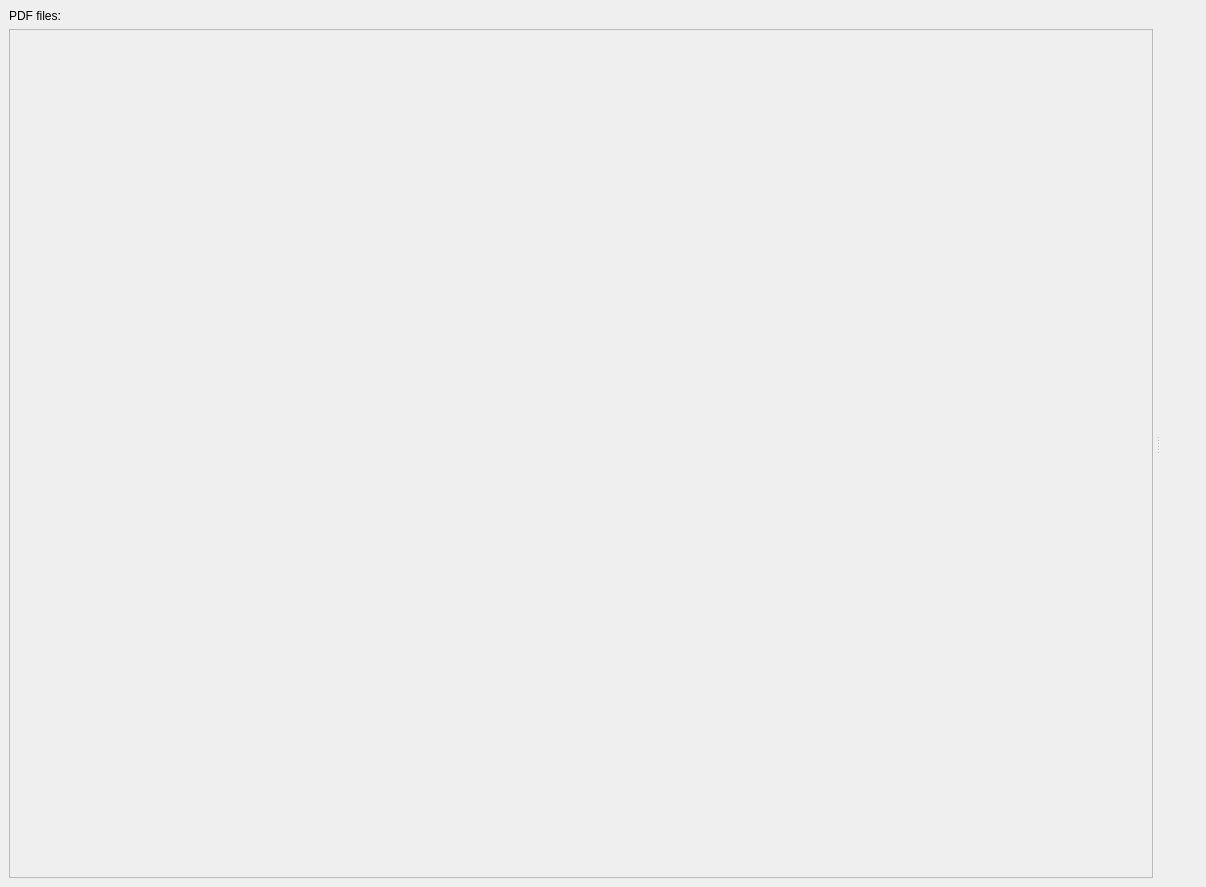
<?xml version="1.0" encoding="UTF-8"?>
<ui version="4.0">
 <class>MainWindow</class>
 <widget class="QMainWindow" name="MainWindow">
  <property name="geometry">
   <rect>
    <x>0</x>
    <y>0</y>
    <width>1206</width>
    <height>887</height>
   </rect>
  </property>
  <property name="windowTitle">
   <string>MainWindow</string>
  </property>
  <widget class="QWidget" name="centralwidget">
   <layout class="QHBoxLayout" name="horizontalLayout">
    <item>
     <widget class="QSplitter" name="splitter">
      <property name="orientation">
       <enum>Qt::Horizontal</enum>
      </property>
      <property name="handleWidth">
       <number>10</number>
      </property>
      <widget class="QWidget" name="verticalLayoutWidget_2">
       <layout class="QVBoxLayout" name="verticalLayout_3">
        <item>
         <widget class="QLabel" name="label">
          <property name="text">
           <string>PDF files:</string>
          </property>
         </widget>
        </item>
        <item>
         <widget class="QScrollArea" name="scrollArea">
          <property name="sizePolicy">
           <sizepolicy hsizetype="Preferred" vsizetype="Expanding">
            <horstretch>0</horstretch>
            <verstretch>0</verstretch>
           </sizepolicy>
          </property>
          <property name="minimumSize">
           <size>
            <width>200</width>
            <height>0</height>
           </size>
          </property>
          <property name="widgetResizable">
           <bool>true</bool>
          </property>
          <widget class="QWidget" name="scrollAreaWidgetContents">
           <property name="geometry">
            <rect>
             <x>0</x>
             <y>0</y>
             <width>962</width>
             <height>846</height>
            </rect>
           </property>
           <layout class="QVBoxLayout" name="verticalLayout_4">
            <item>
             <layout class="QVBoxLayout" name="files_layout"/>
            </item>
           </layout>
          </widget>
         </widget>
        </item>
       </layout>
      </widget>
      <widget class="QWidget" name="verticalLayoutWidget">
       <layout class="QVBoxLayout" name="webview_layout">
        <property name="leftMargin">
         <number>6</number>
        </property>
       </layout>
      </widget>
     </widget>
    </item>
   </layout>
  </widget>
 </widget>
 <resources/>
 <connections/>
</ui>
